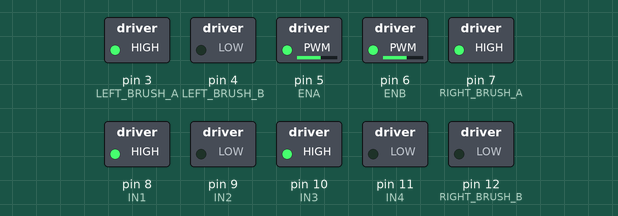
This sketch was run on a simulated Arduino Uno, built with avr-gcc and run on an emulated ATmega328P. Shown: switched loads named in the sketch (green lamp = pin HIGH).

Above: at 1.05 s.
At 6.05 s:
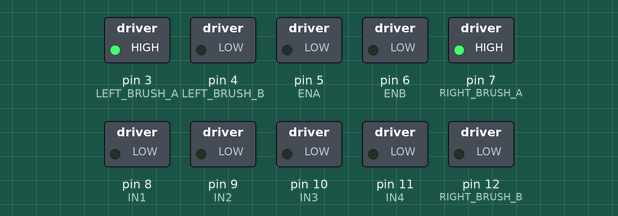
At 7.95 s:
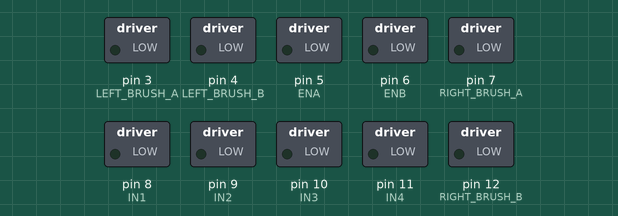
Timing chart, 0 to 10.1 s (numbered marks = the images above):
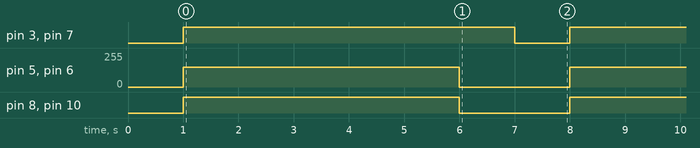

Measured:
- by itself, pin 3 (LEFT_BRUSH_A), pin 7 (RIGHT_BRUSH_A): alternates HIGH for 6.0 s and LOW for 1.0 s
- by itself, pin 5 (ENA), pin 6 (ENB): alternates 150/255 for 5.0 s and 0/255 for 2.0 s
- by itself, pin 8 (IN1), pin 10 (IN3): alternates HIGH for 5.0 s and LOW for 2.0 s

The sketch:

house_cleaner.ino
```cpp
// DIY HOUSE CLEANER
// Arduino UNO
// L298N  -> 2 drive motors
// L9110S -> 2 side-brush motors
//
// Base version:
// - Both brushes run continuously
// - Robot drives forward for 5 seconds
// - Drive motors stop
// - Brushes run for another second
// - Cycle repeats
//
// IMPORTANT:
// Use a regulated 5V supply for the Arduino.
// Do not connect a 7.4V battery pack directly to the Arduino 5V pin.

const int ENA = 5;
const int IN1 = 8;
const int IN2 = 9;

const int ENB = 6;
const int IN3 = 10;
const int IN4 = 11;

// L9110S brush channels
const int LEFT_BRUSH_A  = 3;
const int LEFT_BRUSH_B  = 4;

const int RIGHT_BRUSH_A = 7;
const int RIGHT_BRUSH_B = 12;

const int DRIVE_SPEED = 150;

void setup() {
  pinMode(ENA, OUTPUT);
  pinMode(IN1, OUTPUT);
  pinMode(IN2, OUTPUT);

  pinMode(ENB, OUTPUT);
  pinMode(IN3, OUTPUT);
  pinMode(IN4, OUTPUT);

  pinMode(LEFT_BRUSH_A, OUTPUT);
  pinMode(LEFT_BRUSH_B, OUTPUT);

  pinMode(RIGHT_BRUSH_A, OUTPUT);
  pinMode(RIGHT_BRUSH_B, OUTPUT);

  stopRobot();
  stopBrushes();

  delay(1000);
}

void moveForward(int speedValue) {
  // Left drive motor
  digitalWrite(IN1, HIGH);
  digitalWrite(IN2, LOW);
  analogWrite(ENA, speedValue);

  // Right drive motor
  digitalWrite(IN3, HIGH);
  digitalWrite(IN4, LOW);
  analogWrite(ENB, speedValue);
}

void stopRobot() {
  analogWrite(ENA, 0);
  analogWrite(ENB, 0);

  digitalWrite(IN1, LOW);
  digitalWrite(IN2, LOW);

  digitalWrite(IN3, LOW);
  digitalWrite(IN4, LOW);
}

void startBrushes() {
  // Left brush
  digitalWrite(LEFT_BRUSH_A, HIGH);
  digitalWrite(LEFT_BRUSH_B, LOW);

  // Right brush
  digitalWrite(RIGHT_BRUSH_A, HIGH);
  digitalWrite(RIGHT_BRUSH_B, LOW);
}

void stopBrushes() {
  digitalWrite(LEFT_BRUSH_A, LOW);
  digitalWrite(LEFT_BRUSH_B, LOW);

  digitalWrite(RIGHT_BRUSH_A, LOW);
  digitalWrite(RIGHT_BRUSH_B, LOW);
}

void loop() {
  startBrushes();

  moveForward(DRIVE_SPEED);
  delay(5000);

  stopRobot();
  delay(1000);

  stopBrushes();
  delay(1000);
}
```
